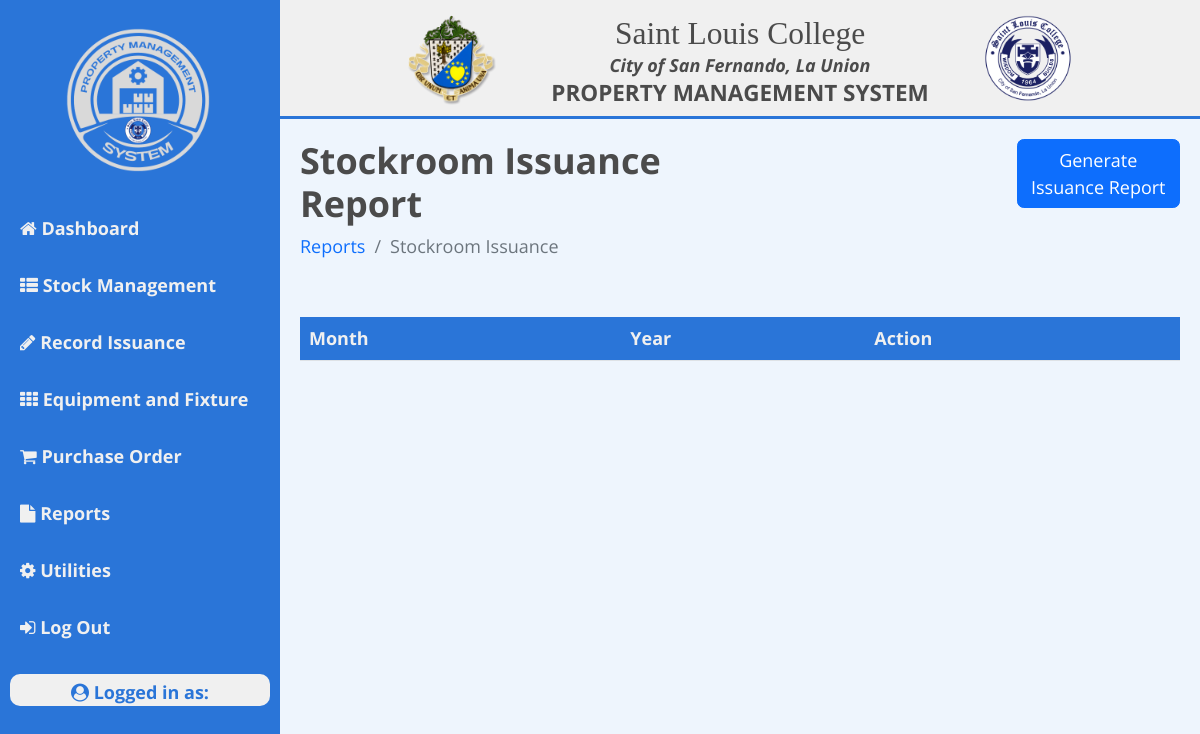
The page /pmo/reports/stockroom-issuance/stockroom-issuance-report.php on the database as committed earlier.
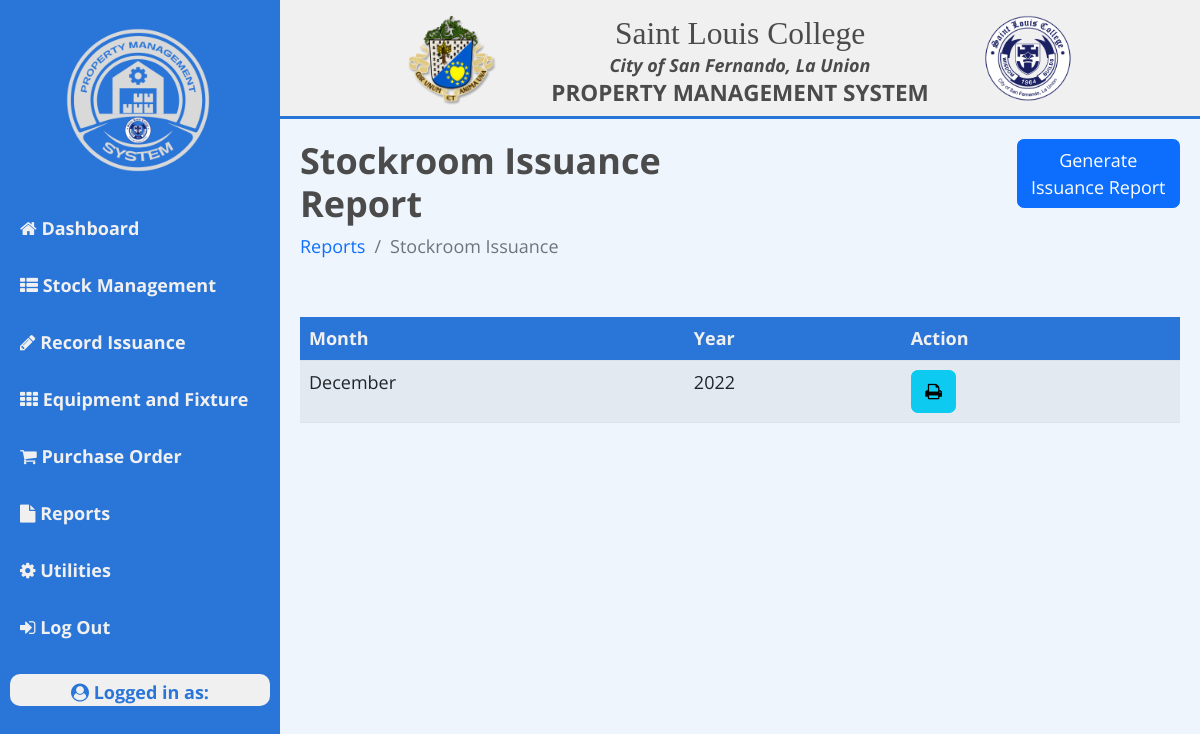
The same page on the database as committed later.
### tables this page shows
CREATE TABLE `stockroom_issuance_report` (
  `id` int(11) NOT NULL AUTO_INCREMENT,
  `month` varchar(255) NOT NULL,
  `year` varchar(255) NOT NULL,
  PRIMARY KEY (`id`)
);

### pmo/reports/stockroom-issuance/stockroom-issuance-report.php (the view, shortened to what this page needs)
<!DOCTYPE html>
<html lang="en">
<?php include '../../../head.php'; ?>
<body>
<?php
require '../../../config.php';
?>
<div class="wrapper">
<?php include '../../pmo-nav.php'; ?>
    <div class="main_content">
    <?php include '../../../navbar.php'; ?>
        <div class="info">
            <div class="page-title">
                <div class="row" style="display: flex;">
                    <div class="col-6 md-6 order-md-1 order-first">
                        <h2>Stockroom Issuance Report</h2>
                        <nav aria-label="breadcrumb">
                            <ol class="breadcrumb">
                                <li class="breadcrumb-item text-primary">Reports</li>
                                <li class="breadcrumb-item active" aria-current="page">Stockroom Issuance</li>
                            </ol>
                        </nav>
                    </div>
                    <div class="col-6 md-6 order-md-2 order-last">
                            <button type="submit" name="generateSIR" class="btn btn-primary float-end" data-bs-toggle="modal" data-bs-target="#generateSIR">Generate <br> Issuance Report</button>
                    </div>
                </div>
            </div>
            <div class="table-responsive text-nowrap">
                <table id="example" class="table table-striped" style="width:100%;">
                    <thead>
                        <tr>
                            <th>Month</th>
                            <th>Year</th>
                            <th>Action</th>
                        </tr>
                    </thead>
                    <tbody>
                    <?php
                        $query = "SELECT * FROM stockroom_issuance_report";
                        $result = mysqli_query($conn, $query);
                        if(mysqli_num_rows($result) > 0):
                            foreach($result as $purchase){
                    ?>
                        <tr>
                            <td><?= $purchase['month']; ?></td>
                            <td><?= $purchase['year']; ?></td>
                            <td>
                                <a href="printSIR.php?ref=<?= $purchase['id']; ?>" target="_blank" type="button" name="printOrder" class="btn btn-info"><i class="fa fa-print"></i></a>
                            </td>
                        </tr>
                    <?php
                        }
                    endif;
                    ?>
                    </tbody>
                </table>
            </div>
        </div>
    </div>
</div>
</body>
</html>

Rows that differ between the two databases and show on the page:
added stockroom_issuance_report: month "December", year "2022"
